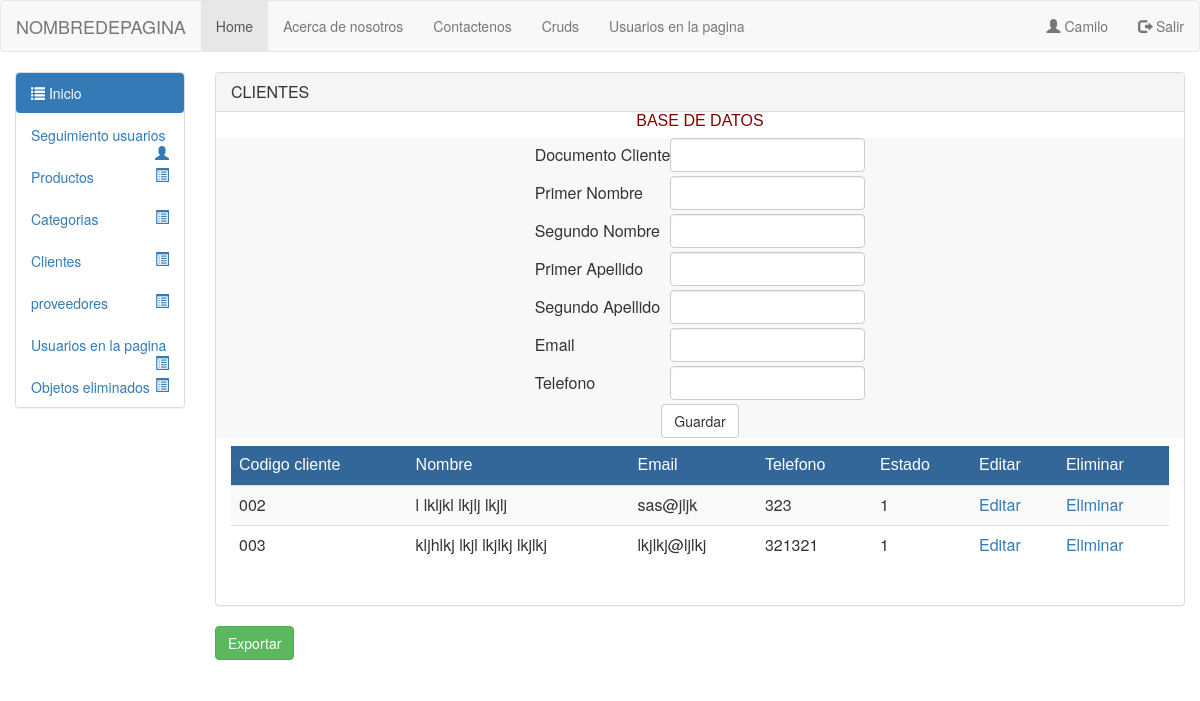
The page /Vista/html/crudcliente.php (signed in) on the database as committed earlier.
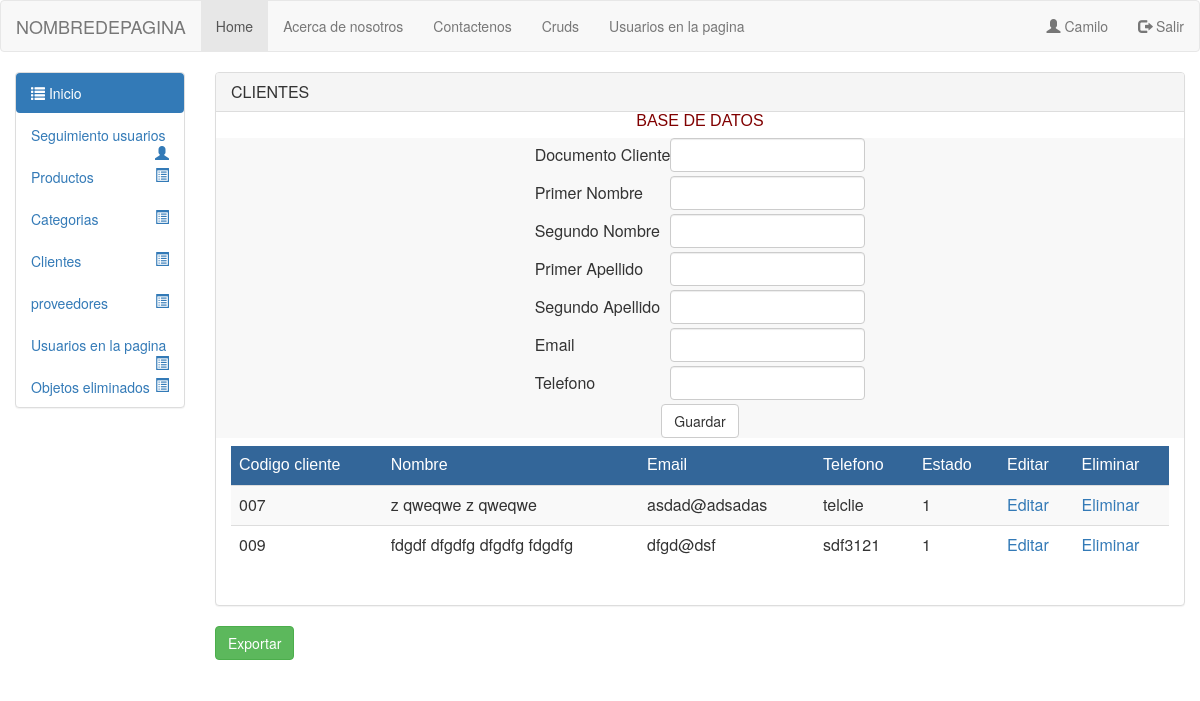
The same page on the database as committed later.
### tables this page shows
CREATE TABLE `listar_clientes_proveedores` (
  `codigo_proveedor_cliente` varchar(50) NOT NULL,
  `primer_nombre_provee_clie` varchar(50) NOT NULL,
  `segundo_nombre_provee_clie` varchar(50) NOT NULL,
  `primer_apellido_provee_clie` varchar(50) NOT NULL,
  `segundo_apellido_provee_clie` varchar(50) NOT NULL,
  `email_proveedor_cliente` varchar(50) NOT NULL,
  `telefono_proveedor_cliente` varchar(50) NOT NULL,
  `estado_proveedor_cliente` tinyint(1) NOT NULL,
  `id_rol_listar` int(11) NOT NULL
);

### modelo/crudcliente/condb.php (called while the page is built, shortened)
<?php
class Conexionclie
{
public function __construct()
{
$this->con = new mysqli("localhost", "root", "", "inventcorp");
}
}
?>

### Modelo/crudcliente/mdlclielistar.php (called while the page is built)
<?php
 include_once("condb.php");
class Clientelis extends Conexionclie
{
    public function listarclie()
    {
        $q = "select * from listar_clientes_proveedores where estado_proveedor_cliente='1' and id_rol_listar='1' order by codigo_proveedor_cliente";
        $consulta = $this->con->query($q) or die ('failed!' . $this->con->error);
        return $consulta;
    }
}
?>

### Modelo/mdlescape.php (called while the page is built)
<?php
class Escap
{
	public function escape($string){
		return htmlentities($string, ENT_QUOTES, 'UTF-8');
	}
}
?>

### Vista/html/crudcliente.php (the view, shortened to what the changed rows need)
<?php
include_once '../../modelo/mdlescape.php';
include_once '../../modelo/crudcliente/mdlclielistar.php';
?>
<html lang="en">
<head>
<link href="../bootstrap/css/bootstrap.min.css" rel="stylesheet" media="screen">
</head>
<body>
<?php
include_once 'header.php';
?>
<div class="container-fluid">
<div class="row">
<?php
include_once 'menulateral.php';
?>
<div class="col-sm-10 col-md-10">
<div class="panel panel-default">
<div class="row">
 <div class="col-sm-12 col-md-12">
             <div class="col-sm-12 col-md-12">
             <div class="table-responsive">
                    <table class="table table-hover table-striped" align="center">
                    <thead>
                        <tr>
                            <tr style="color:#FFF; background-color:#369">
                            <td style="font-family:Tahoma, Geneva, sans-serif">Codigo cliente</td>
                            <td style="font-family:Tahoma, Geneva, sans-serif">Nombre</td>
                            <td style="font-family:Tahoma, Geneva, sans-serif">Email</td>
                            <td style="font-family:Tahoma, Geneva, sans-serif">Telefono</td>
                            <td style="font-family:Tahoma, Geneva, sans-serif">Estado</td>
                            <td style="font-family:Tahoma, Geneva, sans-serif">Editar</td>
                            <td style="font-family:Tahoma, Geneva, sans-serif">Eliminar</td>
                        </tr>
                    </thead>
                    <?php
                    $objeto= new Clientelis;
                    $res=$objeto->listarclie();
                    $objetoe= new Escap;
                     while($row = $res->fetch_array(MYSQLI_ASSOC)){
                      ?>
                        <tr>
                            <td><?php echo $row['codigo_proveedor_cliente']; ?></td>
                            <td>
                                <?php
                                  echo $objetoe->escape($row['primer_nombre_provee_clie']." ");
                                  echo $objetoe->escape($row['segundo_nombre_provee_clie']." ");
                                  echo $objetoe->escape($row['primer_apellido_provee_clie']." ");
                                  echo $objetoe->escape($row['segundo_apellido_provee_clie']);
                                ?>
                                </td>
                            <td><?php echo $row['email_proveedor_cliente']; ?></td>
                            <td><?php echo $row['telefono_proveedor_cliente']; ?></td>
                            <td><?php echo $row['estado_proveedor_cliente']; ?></td>
                            <td>
                                <a href="crudcliente.php?edit=<?php echo $row['codigo_proveedor_cliente']; ?>">Editar</a>
                            </td>
                            <td>
                                <a href="../../controlador/crudclie/controladorclie.php?delclie=<?php echo $row['codigo_proveedor_cliente']; ?>">Eliminar</a>
                            </td>
                        </tr>
                    <?php
                   } $objeto->CloseDB();?>
                </table>
                <br/>
             </div>
                </div>
              </div>
            </div>
        </div>
        </div>
</div>
</div>
    </body>
</html>

Rows that differ between the two databases and show on the page:
removed listar_clientes_proveedores: codigo_proveedor_cliente "002", primer_nombre_provee_clie "l", segundo_nombre_provee_clie "lkljkl", primer_apellido_provee_clie "lkjlj", segundo_apellido_provee_clie "lkjlj", email_proveedor_cliente "sas@jljk", telefono_proveedor_cliente "323", estado_proveedor_cliente "1"
removed listar_clientes_proveedores: codigo_proveedor_cliente "003", primer_nombre_provee_clie "kljhlkj", segundo_nombre_provee_clie "lkjl", primer_apellido_provee_clie "lkjlkj", segundo_apellido_provee_clie "lkjlkj", email_proveedor_cliente "lkjlkj@ljlkj", telefono_proveedor_cliente "321321", estado_proveedor_cliente "1"
added listar_clientes_proveedores: codigo_proveedor_cliente "007", primer_nombre_provee_clie "z", segundo_nombre_provee_clie "qweqwe", primer_apellido_provee_clie "z", segundo_apellido_provee_clie "qweqwe", email_proveedor_cliente "asdad@adsadas", telefono_proveedor_cliente "telclie", estado_proveedor_cliente "1"
added listar_clientes_proveedores: codigo_proveedor_cliente "009", primer_nombre_provee_clie "fdgdf", segundo_nombre_provee_clie "dfgdfg", primer_apellido_provee_clie "dfgdfg", segundo_apellido_provee_clie "fdgdfg", email_proveedor_cliente "dfgd@dsf", telefono_proveedor_cliente "sdf3121", estado_proveedor_cliente "1"
